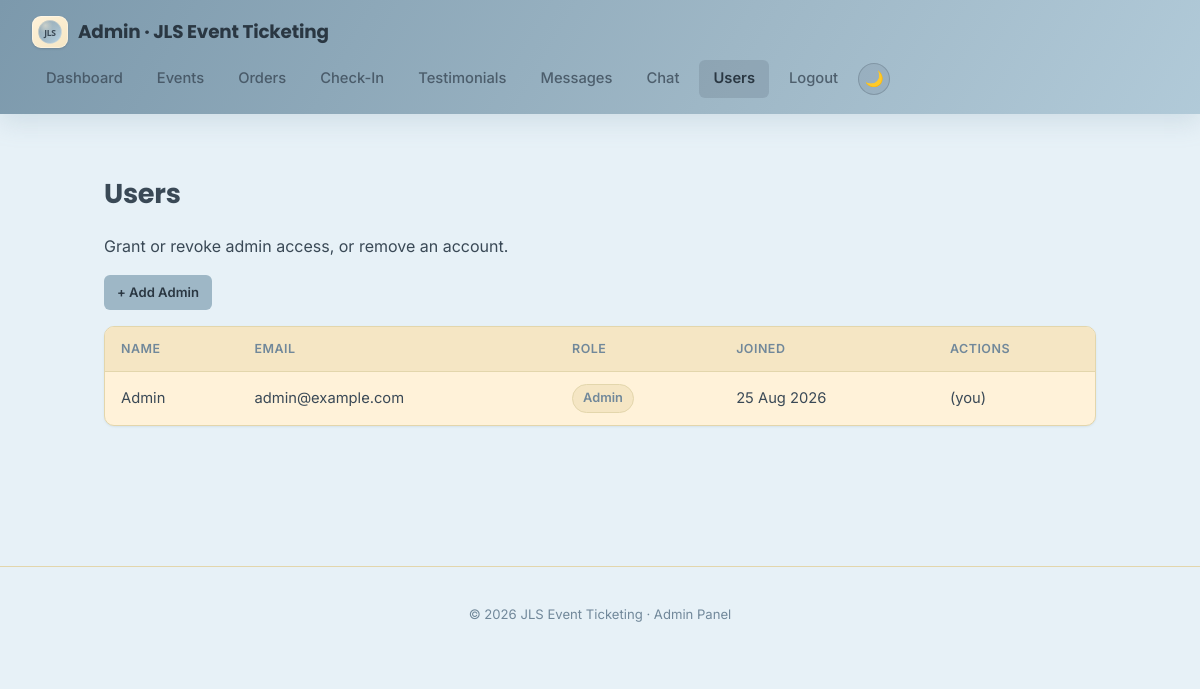
The page /admin/users.php (signed in) on the database its author committed.
### tables this page shows
CREATE TABLE users (
  id INT AUTO_INCREMENT PRIMARY KEY,
  name VARCHAR(100) NOT NULL,
  email VARCHAR(150) NOT NULL UNIQUE,
  password_hash VARCHAR(255) NOT NULL,
  id_number VARCHAR(20) NULL,
  faculty VARCHAR(150) NULL,
  date_of_birth DATE NULL,
  is_admin TINYINT(1) NOT NULL DEFAULT 0,
  created_at TIMESTAMP DEFAULT CURRENT_TIMESTAMP
);

### auth.php (called while the page is built, shortened)
<?php
function current_user_id() {
    return $_SESSION['user_id'] ?? null;
}

### admin/users.php (the view, shortened to what this page needs)
<?php
require '../config.php';
require '../auth.php';
$myId = current_user_id();
$users = $conn->query('SELECT id, name, email, is_admin, created_at FROM users ORDER BY name')->fetch_all(MYSQLI_ASSOC);
require 'partials/header.php';
?>
<h1>Users</h1>
<p>Grant or revoke admin access, or remove an account.</p>
<p><a class="btn btn-small" href="user_create.php">+ Add Admin</a></p>
<table>
<tr><th>Name</th><th>Email</th><th>Role</th><th>Joined</th><th>Actions</th></tr>
<?php foreach ($users as $u): ?>
<tr>
<td><?= htmlspecialchars($u['name']) ?></td>
<td><?= htmlspecialchars($u['email']) ?></td>
<td><?= $u['is_admin'] ? '<span class="badge badge-neutral">Admin</span>' : 'User' ?></td>
<td><?= htmlspecialchars(date('d M Y', strtotime($u['created_at']))) ?></td>
<td>
<?php if ((int)$u['id'] === (int)$myId): ?>
<span class="stat-label">(you)</span>
<?php endif; ?>
</td>
</tr>
<?php endforeach; ?>
</table>
<?php require 'partials/footer.php'; ?>

### style.css (style rules this page uses)
:root { color-scheme: light; --accent: #9EB7C6; --accent-dark: #7C99AC; --accent-soft: #BFD8E6; --accent2: #BFD8E6; --accent2-dark: #9EB7C6; --accent2-soft: #E7F1F7; --on-accent: #2A3742; --bg: #E7F1F7; --surface: #FFF2D9; --surface-alt: #F5E6C4; --text: #3A4956; --text-muted: #71889A; --border: #E3D6AC; --danger: #c0392b; --danger-dark: #a5301f; --danger-soft: #fceceb; --success: #16a34a; --success-soft: #e9f9ef; --radius-sm: 6px; --radius-md: 10px; --radius-lg: 16px; --shadow-sm: 0 1px 2px rgba(124, 153, 172, 0.15); --shadow-md: 0 8px 24px rgba(124, 153, 172, 0.22); }
* { box-sizing: border-box; }
body { font-family: 'Inter', -apple-system, BlinkMacSystemFont, "Segoe UI", Roboto, Helvetica, Arial, sans-serif; margin: 0; background: var(--bg); color: var(--text); line-height: 1.6; -webkit-font-smoothing: antialiased; }
h1, h2, h3, .navbar .brand, .hero h1, .footer-brand-name { font-family: 'Poppins', 'Inter', -apple-system, BlinkMacSystemFont, "Segoe UI", Roboto, Helvetica, Arial, sans-serif; }
h1 { font-size: 1.7rem; font-weight: 700; letter-spacing: -0.01em; }
table { border-collapse: separate; border-spacing: 0; width: 100%; margin-bottom: 36px; background: var(--surface); border-radius: var(--radius-md); overflow: hidden; border: 1px solid var(--border); box-shadow: var(--shadow-sm); }
th, td { padding: 12px 16px; text-align: left; font-size: 0.92rem; }
th { background: var(--surface-alt); color: var(--text-muted); font-weight: 600; font-size: 0.78rem; text-transform: uppercase; letter-spacing: 0.04em; border-bottom: 1px solid var(--border); }
td { border-bottom: 1px solid var(--border); color: var(--text); }
tr:last-child td { border-bottom: none; }
.btn, button { display: inline-flex; align-items: center; gap: 6px; padding: 10px 18px; background: var(--accent); color: var(--on-accent); border: 1px solid transparent; border-radius: var(--radius-sm); cursor: pointer; text-decoration: none; font-size: 0.92rem; font-weight: 600; font-family: inherit; transition: background 0.15s ease; }
.btn-small { padding: 6px 12px; font-size: 0.82rem; }
a { color: var(--accent); }
.badge { display: inline-flex; align-items: center; gap: 5px; padding: 3px 10px; border-radius: 999px; font-size: 0.8rem; font-weight: 600; white-space: nowrap; }
.badge-neutral { background: var(--surface-alt); color: var(--text-muted); border: 1px solid var(--border); }

### rows shown on the page
users: name "Admin", email "admin@example.com", is_admin "Admin", created_at "25 Aug 2026", shows "(you)"
